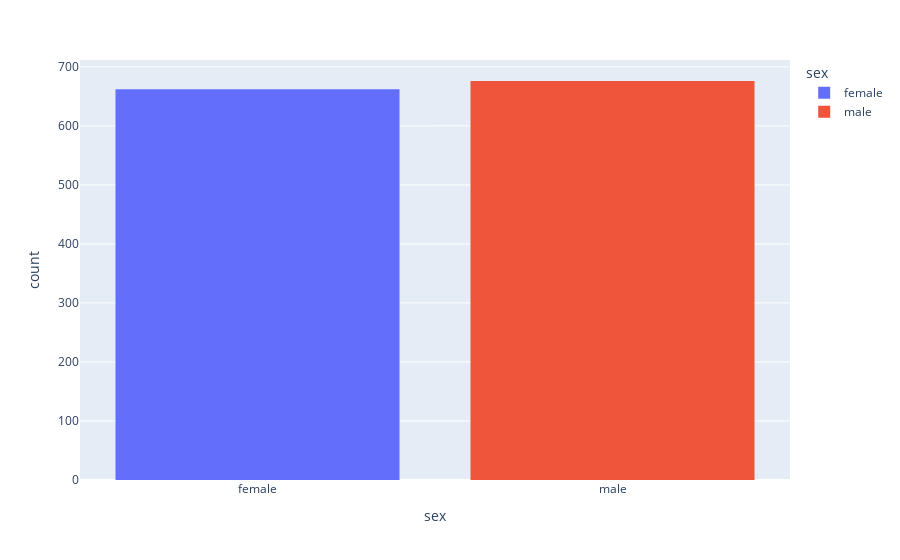

Source (notebook cell):
### Code cell
fig= px.histogram(df,x='sex', color='sex')
fig.show()

### Figure 1 — Plotly figure (JSON) as saved in the notebook; plotly's stock layout.template omitted (floating-point values rounded to 4 significant figures; data arrays with more than 128 entries replaced by an {"elided": "..."} marker saying what was removed)
{"data": [{"alignmentgroup": "True", "bingroup": "x", "hovertemplate": "sex=%{x}<br>count=%{y}<extra></extra>", "legendgroup": "female", "marker": {"color": "#636efa", "pattern": {"shape": ""}}, "name": "female", "offsetgroup": "female", "orientation": "v", "showlegend": true, "type": "histogram", "x": {"elided": "662 str values"}, "xaxis": "x", "yaxis": "y"}, {"alignmentgroup": "True", "bingroup": "x", "hovertemplate": "sex=%{x}<br>count=%{y}<extra></extra>", "legendgroup": "male", "marker": {"color": "#EF553B", "pattern": {"shape": ""}}, "name": "male", "offsetgroup": "male", "orientation": "v", "showlegend": true, "type": "histogram", "x": {"elided": "676 str values"}, "xaxis": "x", "yaxis": "y"}], "layout": {"barmode": "relative", "legend": {"title": {"text": "sex"}, "tracegroupgap": 0}, "margin": {"t": 60}, "xaxis": {"anchor": "y", "categoryarray": ["female", "male"], "categoryorder": "array", "domain": [0, 1], "title": {"text": "sex"}}, "yaxis": {"anchor": "x", "domain": [0, 1], "title": {"text": "count"}}}}
